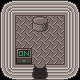

Tiled map render using the project's own tile images. Description and the whole map definition, tile-layer contents included, below:
An orthogonal 5x5 tile map with 16x16 px tiles, 2 tile layers (Tile Layer 1, Tile Layer 2), 3 tilesets and 2 objects (tinker, teleport).

<map version="1.10" tiledversion="1.10.1" orientation="orthogonal" renderorder="right-down" width="5" height="5" tilewidth="16" tileheight="16" infinite="0" nextlayerid="5" nextobjectid="13">
 <properties>
  <property name="underwater" type="bool" value="false" />
 </properties>
 <tileset firstgid="1" source="tileset.tsx" />
 <tileset firstgid="129" source="puzzle.tsx" />
 <tileset firstgid="193" source="placeholder_tiles.tsx" />
 <layer id="1" name="Tile Layer 1" width="5" height="5">
  <data encoding="csv">
9,10,10,10,11,
25,21,21,21,27,
25,21,21,21,27,
25,21,21,21,27,
41,44,42,44,43
</data>
 </layer>
 <layer id="4" name="Tile Layer 2" width="5" height="5">
  <data encoding="csv">
0,0,0,0,0,
0,0,144,0,0,
0,0,0,0,0,
0,137,0,0,0,
0,0,0,0,0
</data>
 </layer>
 <objectgroup id="2" name="Object Layer 1">
  <object id="11" type="tinker" gid="198" x="48" y="16" width="16" height="16" />
  <object id="12" type="teleport" gid="198" x="32" y="64" width="16" height="16">
   <properties>
    <property name="dest" value="327, 172" />
    <property name="dest_map" value="overworld.tmx" />
   </properties>
  </object>
 </objectgroup>
</map>
